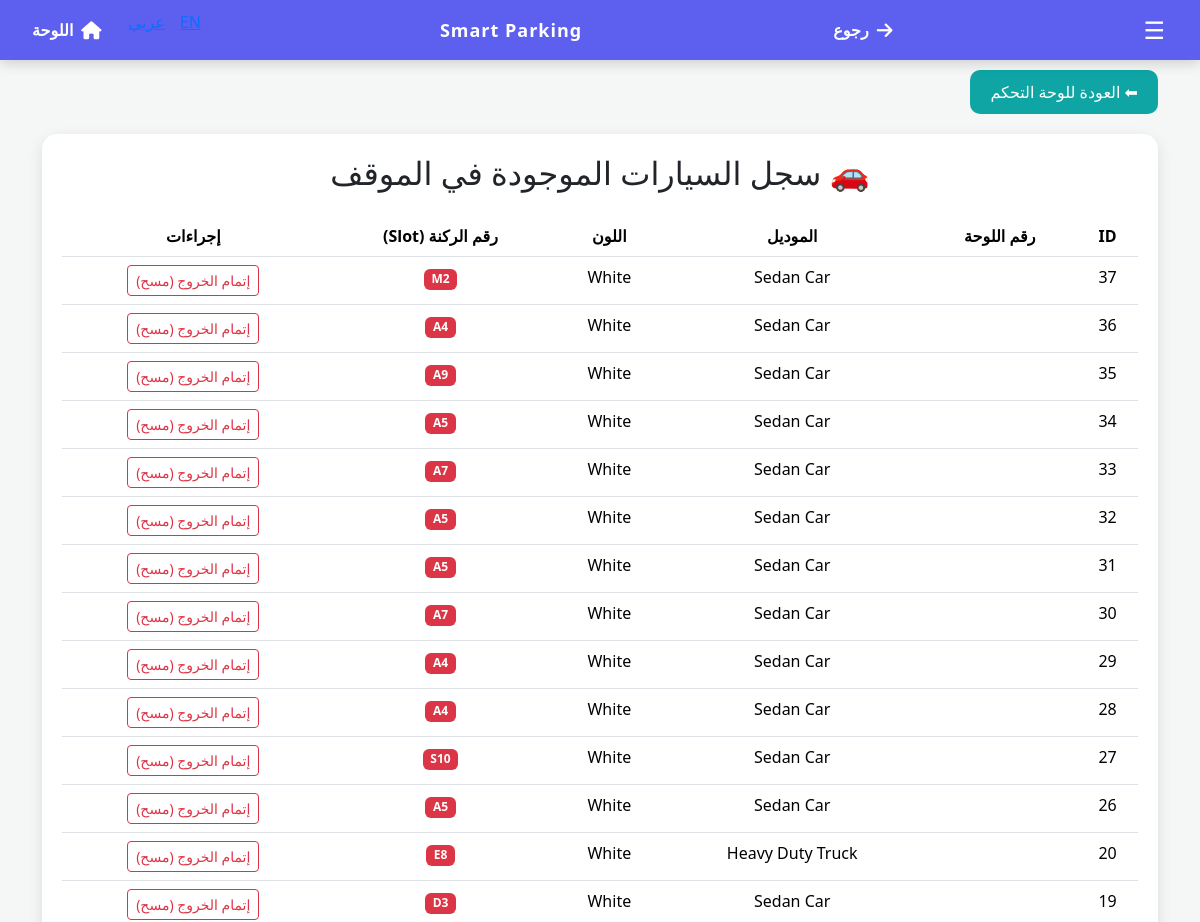
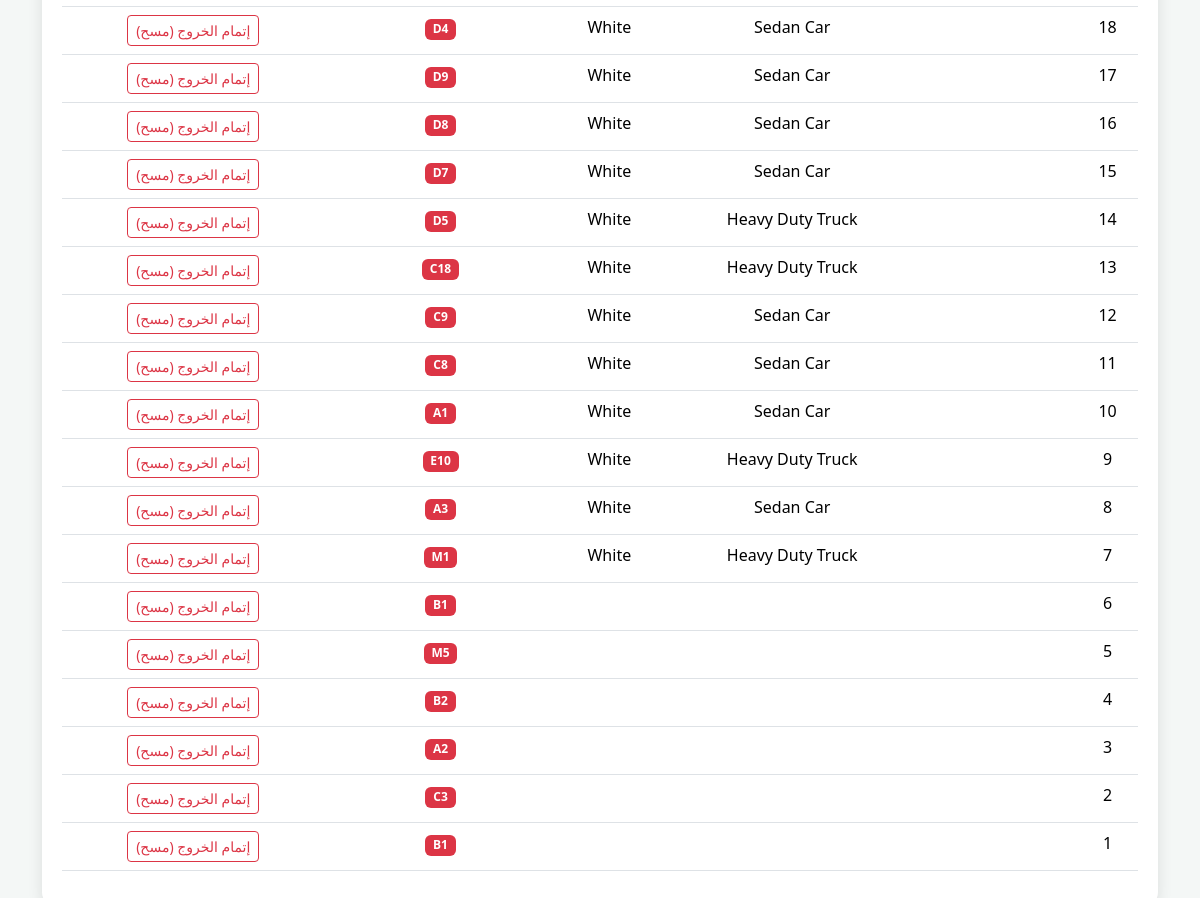
The app's page /view_cars.php (signed in) with its own data (2 pictures, top to bottom).
### tables this page shows
CREATE TABLE `cars` (
  `car_id` int(11) NOT NULL AUTO_INCREMENT,
  `plate_number` varchar(50) DEFAULT NULL,
  `car_model` varchar(50) DEFAULT NULL,
  `car_color` varchar(50) DEFAULT NULL,
  `slot_id` varchar(10) NOT NULL,
  `parking_guid` varchar(50) NOT NULL,
  `status` varchar(50) NOT NULL DEFAULT 'occupied',
  `user_id` int(11) DEFAULT NULL,
  PRIMARY KEY (`car_id`)
);

### view_cars.php (the view, shortened to what this page needs)
<?php require_once 'header.php'; ?>
<?php
require_once __DIR__ . '/config.php';
$result = $conn->query("SELECT * FROM cars ORDER BY car_id DESC");
?>
<!DOCTYPE html>
<html lang="ar" dir="rtl">
<head>
    <link href="https://cdn.jsdelivr.net/npm/bootstrap@5.3.2/dist/css/bootstrap.min.css" rel="stylesheet">
</head>
<body>
<?php include 'navbar.php'; ?>
<div class="container">
    <a href="dashboard.php" class="btn-back">⬅ العودة للوحة التحكم</a>
    <div class="table-container">
        <h2 class="text-center mb-4">🚗 سجل السيارات الموجودة في الموقف</h2>
        <table class="table table-hover text-center">
            <thead>
                <tr>
                    <th>ID</th>
                    <th>رقم اللوحة</th>
                    <th>الموديل</th>
                    <th>اللون</th>
                    <th>رقم الركنة (Slot)</th>
                    <th>إجراءات</th>
                </tr>
            </thead>
            <tbody>
                <?php while($row = $result->fetch_assoc()): ?>
                <tr>
                    <td><?php echo $row['car_id']; ?></td>
                    <td><?php echo $row['car_plate']; ?></td>
                    <td><?php echo $row['car_model']; ?></td>
                    <td><?php echo $row['car_color']; ?></td>
                    <td><span class="badge bg-danger"><?php echo $row['slot_id']; ?></span></td>
                    <td>
                        <a href="view_cars.php?delete=<?php echo $row['car_id']; ?>"
                           class="btn btn-sm btn-outline-danger"
                           onclick="return confirm('هل أنت متأكد من خروج هذه السيارة؟')">إتمام الخروج (مسح)</a>
                    </td>
                </tr>
                <?php endwhile; ?>
            </tbody>
        </table>
    </div>
</div>
</body>
</html>

### header.php (shortened to what this page needs)
<?php
$current_lang = $_SESSION['lang'] ?? 'ar';
$dir = $current_lang == 'ar' ? 'rtl' : 'ltr';
$base_url = BASE_URL;
?>
<!DOCTYPE html>
<html lang="<?php echo $current_lang; ?>" dir="<?php echo $dir; ?>">
<head>
<link rel="stylesheet" href="https://cdnjs.cloudflare.com/ajax/libs/font-awesome/6.4.0/css/all.min.css">
<link rel="stylesheet" href="<?php echo $base_url; ?>assets/css/style.css">
</head>
<body>

### navbar.php (shortened to what this page needs)
<?php $nav_dashboard_link = (isset($_SESSION['role']) && $_SESSION['role'] === 'admin') ? 'app_dashboard.php' : 'dashboard.php'; ?>
<div class="global-navbar">
    <div class="nav-container">
        <span onclick="openSidebar()" style="font-size:24px; cursor:pointer; color:white; margin-right: 15px;">☰</span>
        <a href="javascript:history.back()" class="nav-brand nav-action-btn">
            <i class="fas fa-arrow-right"></i>
            <span>رجوع</span>
        </a>
        <div class="nav-center">Smart Parking</div>
        <div style="display: flex; gap: 15px;">
            <a href="?lang=ar" class="lang-toggle">EN</a>
            <a href="?lang=en" class="lang-toggle">عربي</a>
            <a href="<?php echo $nav_dashboard_link; ?>" class="nav-action-btn">
                <i class="fas fa-home"></i> اللوحة
            </a>
        </div>
    </div>
</div>

### assets/css/style.css (style rules this page uses)
body { padding-top: 70px !important; }
.global-navbar { position: fixed; top: 0; left: 0; width: 100%; height: 60px; background-color: #5D5FEF; box-shadow: 0 4px 12px rgba(0,0,0,0.15); z-index: 9999; z-index: 9999; }
.nav-container { max-width: 1300px; margin: 0 auto; height: 100%; display: flex; justify-content: space-between; align-items: center; padding: 0 20px; }
.nav-center { color: white; font-weight: bold; font-size: 18px; letter-spacing: 1px; }
.nav-action-btn { display: flex; align-items: center; gap: 8px; color: white; text-decoration: none; font-size: 16px; font-weight: 600; padding: 8px 12px; border-radius: 8px; transition: background 0.3s ease; }
.nav-action-btn i { font-size: 18px; }

### view_cars.php (style rules this page uses)
body { background-color: #f4f7f6; font-family: 'Segoe UI', sans-serif; padding: 30px; }
.table-container { background: white; padding: 20px; border-radius: 15px; box-shadow: 0 5px 15px rgba(0,0,0,0.1); }
.table thead { background-color: #1a73e8; color: white; }
.btn-back { background-color: #0EA5A4; color: white; border-radius: 10px; margin-bottom: 20px; text-decoration: none; display: inline-block; padding: 10px 20px; }

### records on screen
cars: car_id "37", car_model "Sedan Car", car_color "White", slot "M2"
cars: car_id "36", car_model "Sedan Car", car_color "White", slot "A4"
cars: car_id "35", car_model "Sedan Car", car_color "White", slot "A9"
cars: car_id "34", car_model "Sedan Car", car_color "White", slot "A5"
cars: car_id "33", car_model "Sedan Car", car_color "White", slot "A7"
cars: car_id "32", car_model "Sedan Car", car_color "White", slot "A5"
cars: car_id "31", car_model "Sedan Car", car_color "White", slot "A5"
cars: car_id "30", car_model "Sedan Car", car_color "White", slot "A7"
cars: car_id "29", car_model "Sedan Car", car_color "White", slot "A4"
cars: car_id "28", car_model "Sedan Car", car_color "White", slot "A4"
cars: car_id "27", car_model "Sedan Car", car_color "White", slot "S10"
cars: car_id "26", car_model "Sedan Car", car_color "White", slot "A5"
cars: car_id "20", car_model "Heavy Duty Truck", car_color "White", slot "E8"
cars: car_id "19", car_model "Sedan Car", car_color "White", slot "D3"
cars: car_id "18", car_model "Sedan Car", car_color "White", slot "D4"
cars: car_id "17", car_model "Sedan Car", car_color "White", slot "D9"
cars: car_id "16", car_model "Sedan Car", car_color "White", slot "D8"
cars: car_id "15", car_model "Sedan Car", car_color "White", slot "D7"
cars: car_id "14", car_model "Heavy Duty Truck", car_color "White", slot "D5"
cars: car_id "13", car_model "Heavy Duty Truck", car_color "White", slot "C18"
cars: car_id "12", car_model "Sedan Car", car_color "White", slot "C9"
cars: car_id "11", car_model "Sedan Car", car_color "White", slot "C8"
cars: car_id "10", car_model "Sedan Car", car_color "White", slot "A1"
cars: car_id "9", car_model "Heavy Duty Truck", car_color "White", slot "E10"
cars: car_id "8", car_model "Sedan Car", car_color "White", slot "A3"
cars: car_id "7", car_model "Heavy Duty Truck", car_color "White", slot "M1"
cars: car_id "6", slot "B1"
cars: car_id "5", slot "M5"
cars: car_id "4", slot "B2"
cars: car_id "3", slot "A2"
cars: car_id "2", slot "C3"
cars: car_id "1", slot "B1"
